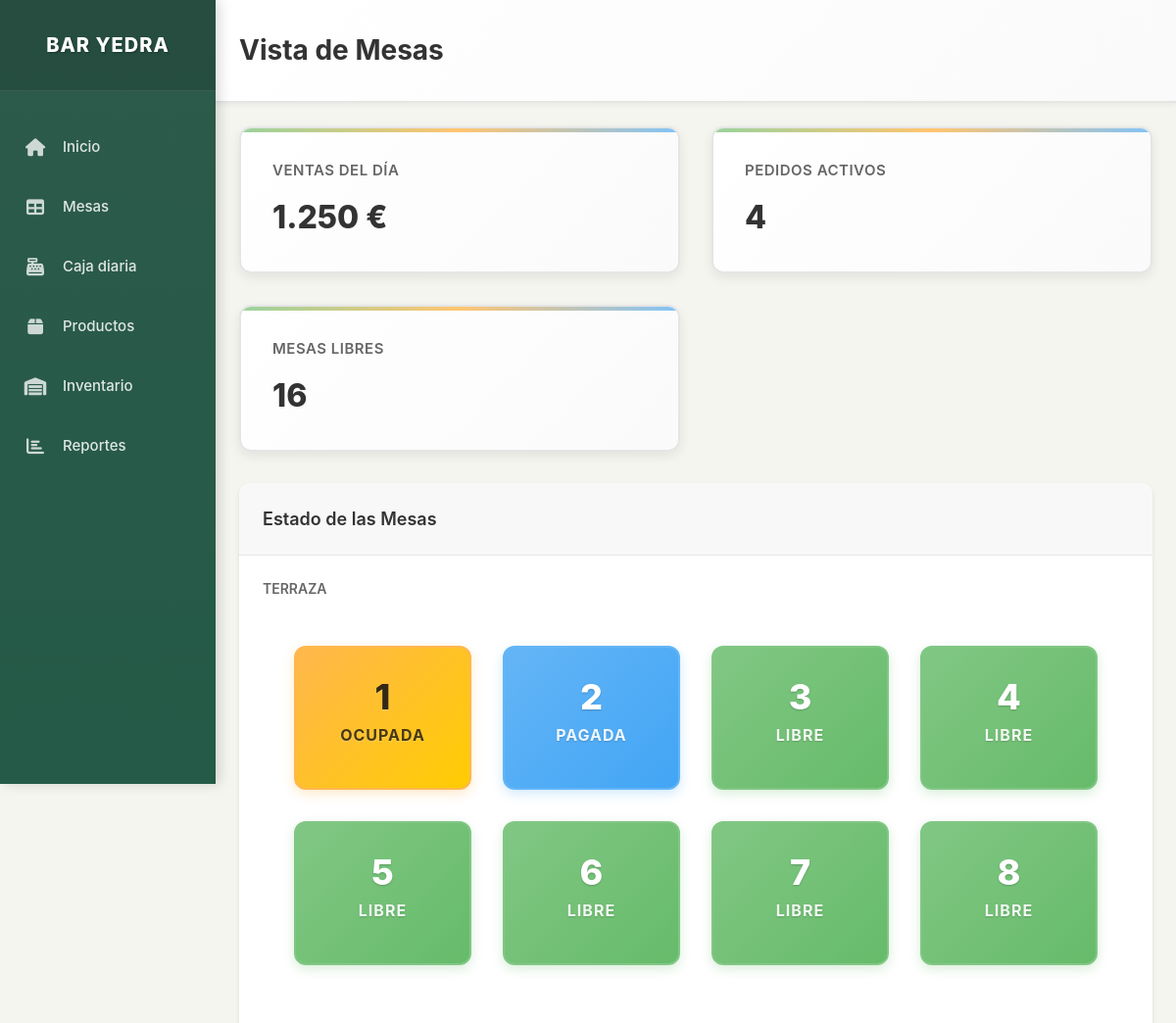
Before: / (upper part) with the older database file.
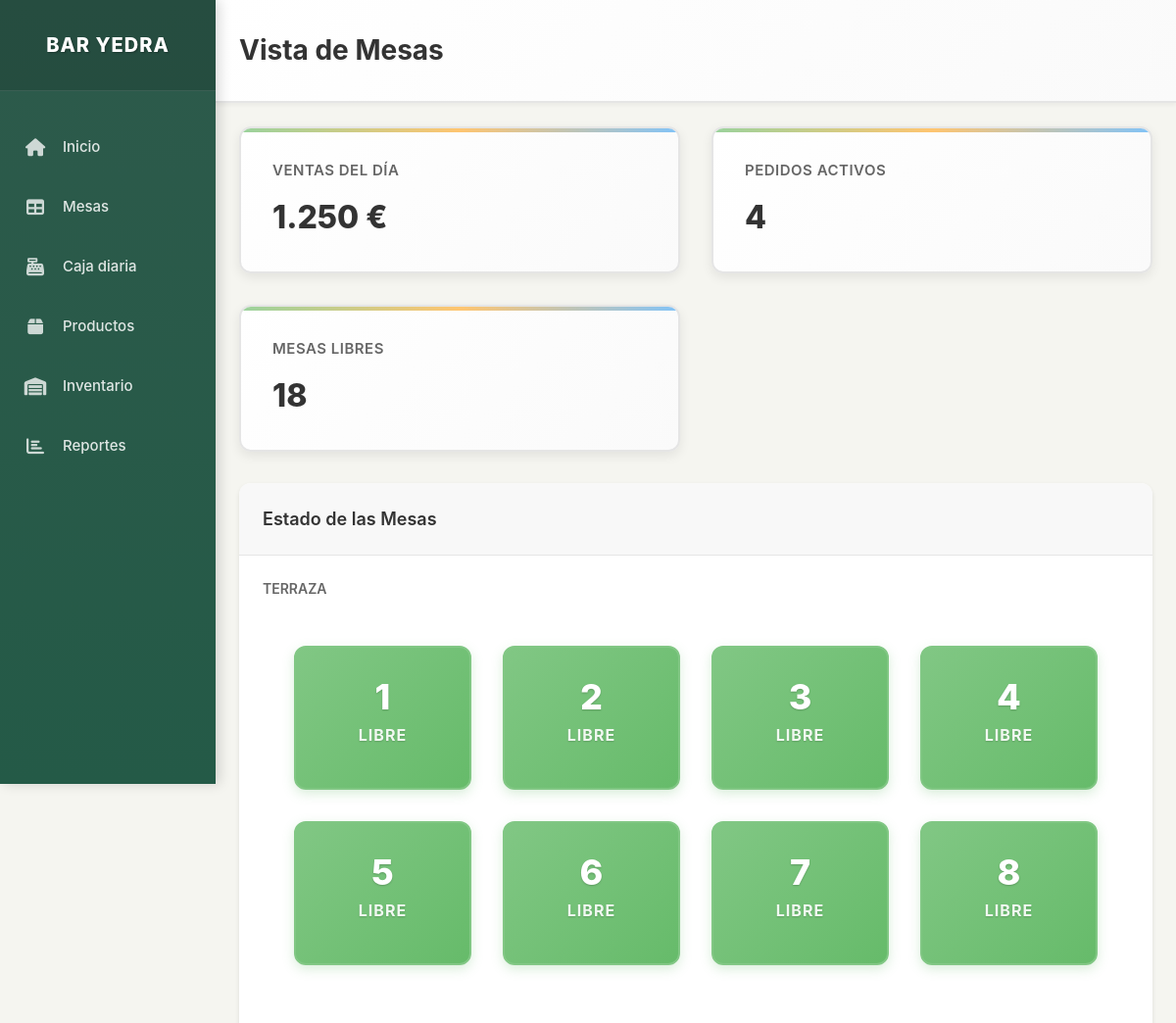
After: the same page with the newer database file.
### models.py (models this page shows, shortened)
class Mesa(db.Model):
    id = db.Column(db.Integer, primary_key=True)
    numero = db.Column(db.Integer, nullable=False)
    zona = db.Column(db.String(50), nullable=False)  # Terraza, Sala, Barra
    estado = db.Column(db.String(20), default='libre')  # libre, ocupada, pagada
    pedidos = db.relationship('Pedido', backref='mesa', lazy=True)

### app.py (the view)
@app.route('/')
def index():
    mesas_terraza = Mesa.query.filter_by(zona='Terraza').all()
    mesas_sala = Mesa.query.filter_by(zona='Sala').all()
    mesas_barra = Mesa.query.filter_by(zona='Barra').all()
    return render_template('index.html',
                         mesas_terraza=mesas_terraza,
                         mesas_sala=mesas_sala,
                         mesas_barra=mesas_barra)

### templates/index.html (shortened to what this page needs)
{% extends "layout.html" %}
{% block page_title %}Vista de Mesas{% endblock %}
{% block content %}
<div class="stats-grid">
    <div class="stat-card">
        <div class="stat-card-title">Ventas del día</div>
        <div class="stat-card-value">1.250 €</div>
    </div>
    <div class="stat-card">
        <div class="stat-card-title">Pedidos activos</div>
        <div class="stat-card-value">4</div>
    </div>
    <div class="stat-card">
        <div class="stat-card-title">Mesas libres</div>
        <div class="stat-card-value">{{ (mesas_terraza + mesas_sala + mesas_barra)|selectattr('estado', 'equalto', 'libre')|list|length }}</div>
    </div>
</div>
<div class="card">
    <div class="card-header">
        <h3 class="card-title">Estado de las Mesas</h3>
    </div>
    <div class="card-body">
        <h4 style="margin-bottom: 16px; color: var(--color-text-light); font-size: 14px; font-weight: 600;">TERRAZA</h4>
        <div class="tables-grid" style="margin-bottom: 32px;">
            {% for mesa in mesas_terraza %}
            <div class="table-card table-{{ mesa.estado }}" onclick="goToTable({{ mesa.id }})">
                <div class="table-number">{{ mesa.numero }}</div>
                <div class="table-status">{{ mesa.estado|title }}</div>
            </div>
            {% endfor %}
        </div>
    </div>
</div>
{% set mesas_libre = [] %}
{% set mesas_ocupada = [] %}
{% set mesas_pagada = [] %}
{% for mesa in mesas_terraza + mesas_sala + mesas_barra %}
    {% if mesa.estado == 'libre' %}
        {% set _ = mesas_libre.append(mesa) %}
    {% elif mesa.estado == 'ocupada' %}
        {% set _ = mesas_ocupada.append(mesa) %}
    {% elif mesa.estado == 'pagada' %}
        {% set _ = mesas_pagada.append(mesa) %}
    {% endif %}
{% endfor %}
{% endblock %}

Changed rows visible on the page:
changed Mesa (number 1 of 8 on the later page): estado "OCUPADA" → "LIBRE"
changed Mesa (number 2 of 8 on the later page): estado "PAGADA" → "LIBRE"
Other visible differences:
text no longer shown: "16"
text now shown: "18"
